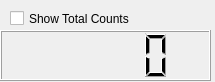
<?xml version="1.0" encoding="UTF-8"?>
<ui version="4.0">
 <class>Form</class>
 <widget class="QWidget" name="Form">
  <property name="geometry">
   <rect>
    <x>0</x>
    <y>0</y>
    <width>215</width>
    <height>82</height>
   </rect>
  </property>
  <property name="windowTitle">
   <string>Form</string>
  </property>
  <widget class="QCheckBox" name="checkBox">
   <property name="geometry">
    <rect>
     <x>10</x>
     <y>10</y>
     <width>121</width>
     <height>17</height>
    </rect>
   </property>
   <property name="text">
    <string>Show Total Counts</string>
   </property>
  </widget>
  <widget class="QLCDNumber" name="lcdNumber">
   <property name="geometry">
    <rect>
     <x>0</x>
     <y>30</y>
     <width>211</width>
     <height>51</height>
    </rect>
   </property>
  </widget>
 </widget>
 <resources/>
 <connections/>
</ui>
